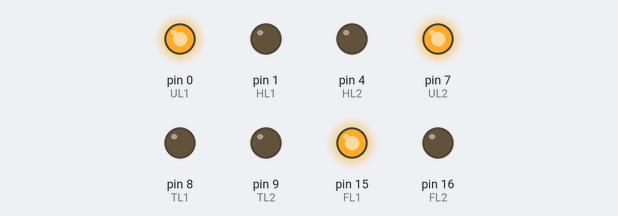
Bench run of a sketch on a simulated Arduino Uno, built with avr-gcc and run on an emulated ATmega328P. Parts: output pins drawn as LEDs (lit = HIGH). EEPROM starts erased.

Above: at 1.06 s.
At 2.07 s:
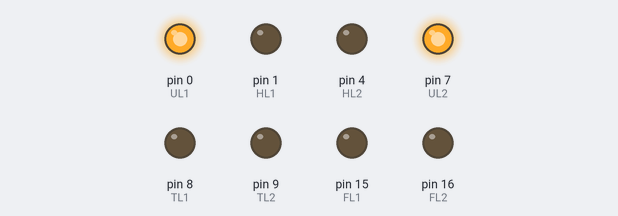
At 3.63 s:
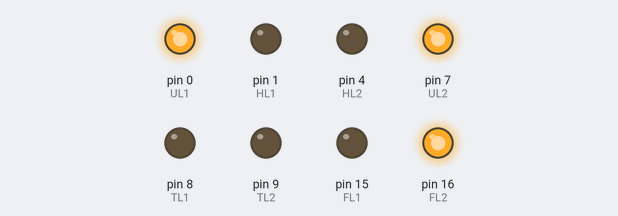
Timing chart, 0 to 4.0 s (numbered marks = the images above):
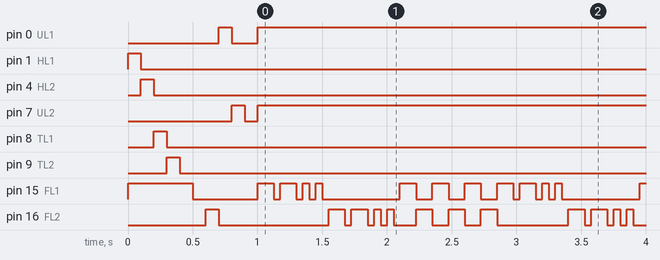

Measured:
- by itself, pin 0 (UL1): HIGH → LOW at 0.80 s, → HIGH 0.20 s later
- by itself, pin 7 (UL2): HIGH → LOW at 0.90 s, → HIGH 0.10 s later
- by itself, pin 15 (FL1): repeats every 1.9 s: 2 × (HIGH 0.13 s, LOW 0.05 s), HIGH 0.05 s, LOW 0.05 s, HIGH 0.05 s, LOW 0.60 s, 3 × (HIGH 0.13 s, LOW 0.13 s)
- by itself, pin 16 (FL2): repeats every 1.9 s: 2 × (HIGH 0.13 s, LOW 0.05 s), HIGH 0.05 s, LOW 0.05 s, HIGH 0.05 s, LOW 0.18 s, 2 × (HIGH 0.13 s, LOW 0.13 s), HIGH 0.13 s, LOW 0.55 s

The sketch:

Flasher.ino
```cpp
/******************************************************************************
by Ken Olsen (648.ken@gmail.com)
MakersBox.blogspot.com


******************************************************************************/

#include <EEPROM.h>
#include <avr/sleep.h>


#ifndef cbi
  #define cbi(sfr, bit) (_SFR_BYTE(sfr) &= ~_BV(bit))
#endif
#ifndef sbi
  #define sbi(sfr, bit) (_SFR_BYTE(sfr) |= _BV(bit))
#endif

// hardware\breadboard\avr\boards.txt
// atmega328bb.build.board=AVR_ATMEGA328BB

long sleepyTime = 60000; // sleep after (ms)  900000 = 15 min, 300000 = 5 min

boolean DEBUG = false;

// V0.2
int HL1 = 1;   // headlights
int HL2 = 4;
int TL1 = 8;   // taillights
int TL2 = 9;   // taillights
int FL1 = 15;  // flasher 1
int FL2 = 16;  // flasher 2
int UL1 = 0;   // Underlighting
int UL2 = 7;   // Underlighting
int Vin = 5;

int mode;     // 0 = flashers or interior only, 1 = headlights only, 2 = headlights + flashers / interior

int t1 = 125;
int t2 = 50;


void setup(){

  mode = EEPROM.read(0);
  if (mode > 1){  // probaly 255 on firt execution
    mode = 0;
  }
  else {
    mode = mode + 1;
  }
  EEPROM.write(0, mode);  // remember for next time


  pinMode(HL1, OUTPUT);
  pinMode(HL2, OUTPUT);
  pinMode(TL1, OUTPUT);
  pinMode(TL2, OUTPUT);
  pinMode(FL1, OUTPUT);
  pinMode(FL2, OUTPUT);
  pinMode(UL1, OUTPUT);
  pinMode(UL2, OUTPUT);
  pinMode(Vin, INPUT);

  digitalWrite(FL1, HIGH);
  //analogReference(INTERNAL2V5);

  while(0){
    int v = analogRead(Vin);
    //int v = Vi * (39000 + 10000)/1000


    if (v > 270){
      digitalWrite(HL1, HIGH);
    }
    if (v > 272){
      digitalWrite(HL2, HIGH);
    }
    if (v > 274){
      digitalWrite(TL1, HIGH);
    }
    if (v > 278){
      digitalWrite(TL2, HIGH);
    }
    if (v > 280){
      digitalWrite(UL1, HIGH);
    }
    if (v > 300){
      digitalWrite(UL2, HIGH);
    }
  }


  int blinkcount = 1;

  // inital flash for check
  for(int j=0; j<blinkcount; j++){
    digitalWrite(HL1, HIGH);
    delay(100);
    digitalWrite(HL1, LOW);
    digitalWrite(HL2, HIGH);
    delay(100);
    digitalWrite(HL2, LOW);
    digitalWrite(TL1, HIGH);
    delay(100);
    digitalWrite(TL1, LOW);
    digitalWrite(TL2, HIGH);
    delay(100);
    digitalWrite(TL2, LOW);
    digitalWrite(FL1, HIGH);
    delay(100);
    digitalWrite(FL1, LOW);
    delay(100);
    digitalWrite(FL2, HIGH);
    delay(100);
    digitalWrite(FL2, LOW);
    digitalWrite(UL1, HIGH);
    delay(100);
    digitalWrite(UL1, LOW);
    digitalWrite(UL2, HIGH);
    delay(100);
    digitalWrite(UL2, LOW);
  }
  delay(100);
}


void loop(){
  if(mode > 0){  // night mode
    digitalWrite(HL1, HIGH);
    //digitalWrite(TL1, HIGH);
    analogWrite(TL1, 50);
    digitalWrite(HL2, HIGH);
    digitalWrite(TL2, HIGH);
    analogWrite(TL2, 50);
  }

  if(mode != 1){
    digitalWrite(UL1, HIGH);
    digitalWrite(UL2, HIGH);
    while(1){  // flash sequence

      if(millis()>sleepyTime){
        system_sleep();
      }
      digitalWrite(FL1, HIGH);
      delay(t1);
      digitalWrite(FL1, LOW);
      delay(t2);
      digitalWrite(FL1, HIGH);
      delay(t1);
      digitalWrite(FL1, LOW);
      delay(t2);

      digitalWrite(FL1, HIGH);
      delay(t2);
      digitalWrite(FL1, LOW);
      delay(t2);
      digitalWrite(FL1, HIGH);
      delay(t2);
      digitalWrite(FL1, LOW);
      delay(t2);
      digitalWrite(FL1, LOW);


      digitalWrite(FL2, HIGH);
      delay(t1);
      digitalWrite(FL2, LOW);
      delay(t2);
      digitalWrite(FL2, HIGH);
      delay(t1);
      digitalWrite(FL2, LOW);
      delay(t2);

      digitalWrite(FL2, HIGH);
      delay(t2);
      digitalWrite(FL2, LOW);
      delay(t2);
      digitalWrite(FL2, HIGH);
      delay(t2);
      digitalWrite(FL2, LOW);
      delay(t2);

      for(int x=0; x<3; x++){
        digitalWrite(FL1, HIGH);
        delay(t1);
        digitalWrite(FL1, LOW);
        digitalWrite(FL2, HIGH);
        delay(t1);
        digitalWrite(FL2, LOW);
      }
    }
  }
}


// set system into the sleep state
// system wakes up when wtchdog is timed out
void system_sleep() {
  digitalWrite(FL1, LOW);
  digitalWrite(FL2, LOW);
  digitalWrite(TL1, LOW);
  digitalWrite(HL1, LOW);
  digitalWrite(TL2, LOW);
  digitalWrite(HL2, LOW);
  digitalWrite(UL1, LOW);
  digitalWrite(UL2, LOW);

  //cbi(ADCSRA,ADEN);                    // switch Analog to Digitalconverter OFF
  set_sleep_mode(SLEEP_MODE_PWR_DOWN); // sleep mode is set here
  sleep_enable();
  sleep_mode();                        // System sleeps here


  sleep_disable();                     // System continues execution here when watchdog timed out
  //sbi(ADCSRA,ADEN);                    // switch Analog to Digitalconverter ON
}
```
